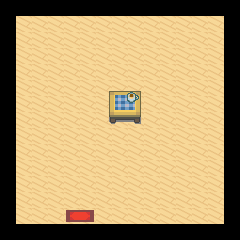

A level layout from a 2D game, rendered from its tile map. Below: a short description, then the map file with its tile-grid data intact:
An orthogonal 15x15 tile map with 16x16 px tiles, 2 tile layers (ground, objects) and 7 objects (5x collision, exit_house, spawn_house).

<map version="1.8" tiledversion="1.8.2" orientation="orthogonal" renderorder="right-down" width="15" height="15" tilewidth="16" tileheight="16" infinite="0" nextlayerid="4" nextobjectid="14">
 <tileset firstgid="1" source="house.tsx" />
 <layer id="1" name="ground" width="15" height="15">
  <data encoding="csv">
274,274,274,274,274,274,274,274,274,274,274,274,274,274,274,
274,302,302,302,302,302,302,302,302,302,302,302,302,302,274,
274,302,302,302,302,302,302,302,302,302,302,302,302,302,274,
274,302,302,302,302,302,302,302,302,302,302,302,302,302,274,
274,302,302,302,302,302,302,302,302,302,302,302,302,302,274,
274,302,302,302,302,302,302,302,302,302,302,302,302,302,274,
274,302,302,302,302,302,302,302,302,302,302,302,302,302,274,
274,302,302,302,302,302,302,302,302,302,302,302,302,302,274,
274,302,302,302,302,302,302,302,302,302,302,302,302,302,274,
274,302,302,302,302,302,302,302,302,302,302,302,302,302,274,
274,302,302,302,302,302,302,302,302,302,302,302,302,302,274,
274,302,302,302,302,302,302,302,302,302,302,302,302,302,274,
274,302,302,302,302,302,302,302,302,302,302,302,302,302,274,
274,302,302,302,302,302,302,302,302,302,302,302,302,302,274,
274,274,274,274,274,274,274,274,274,274,274,274,274,274,274
</data>
 </layer>
 <layer id="2" name="objects" width="15" height="15">
  <data encoding="csv">
0,0,0,0,0,0,0,0,0,0,0,0,0,0,0,
0,0,0,0,0,0,0,0,0,0,0,0,0,0,0,
0,0,0,0,0,0,0,0,0,0,0,0,0,0,0,
0,0,0,0,0,0,0,0,0,0,0,0,0,0,0,
0,0,0,0,0,0,0,0,0,0,0,0,0,0,0,
0,0,0,0,0,0,450,451,452,0,0,0,0,0,0,
0,0,0,0,0,0,481,482,483,0,0,0,0,0,0,
0,0,0,0,0,0,512,513,514,0,0,0,0,0,0,
0,0,0,0,0,0,0,0,0,0,0,0,0,0,0,
0,0,0,0,0,0,0,0,0,0,0,0,0,0,0,
0,0,0,0,0,0,0,0,0,0,0,0,0,0,0,
0,0,0,0,0,0,0,0,0,0,0,0,0,0,0,
0,0,0,0,0,0,0,0,0,0,0,0,0,0,0,
0,0,0,0,495,496,0,0,0,0,0,0,0,0,0,
0,0,0,0,0,0,0,0,0,0,0,0,0,0,0
</data>
 </layer>
 <objectgroup id="3" name="Calque d'Objets 1">
  <object id="1" type="collision" x="108.52" y="95.9581" width="32.1024" height="28.264" />
  <object id="2" type="collision" x="-0.348939" y="0.697877" width="16.7491" height="235.883" />
  <object id="3" type="collision" x="17.098" y="224.716" width="221.925" height="15.0044" />
  <object id="4" type="collision" x="223.321" y="0" width="16.4001" height="223.321" />
  <object id="5" type="collision" x="16.0512" y="0.348939" width="206.572" height="14.6554" />
  <object id="7" name="exit_house" x="64.2047" y="209.712" width="30.0087" height="12.5618" />
  <object id="12" name="spawn_house" x="122.477" y="192.614">
   <point />
  </object>
 </objectgroup>
</map>
